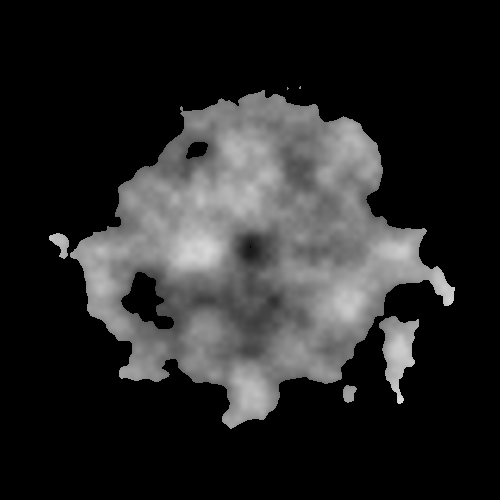
Frame 1 (no input)
Frame 60 (no input): identical to frame 1, image omitted
Frame 120 (the mouse pressed at the canvas centre since frame 60): identical to frame 1, image omitted

The p5.js sketch that drew this single still picture (run headless with seeded random() and noise() and a simulated clock; from frame 60 on, the mouse is pressed at the canvas centre):

// p5.js sketch
// ── sketch.js
let heights = [];

let res = 500;
let scale = 10;
let ocean = 0.1;
let size = 1;

function setup() {
  createCanvas(res, res);

  generate();
  render();
}

function draw() {

}

function generate() {
  heights = [];
  for (let x = 0; x < res; x++) {
    heights[x] = [];
    for (let y = 0; y < res; y++) {
      heights[x][y] = getHeight(x, y);
    }
  }
}

function render() {
  for (let x = 0; x < res; x++) {
    for (let y = 0; y < res; y++) {
      let c = color(heights[x][y], heights[x][y], heights[x][y]);
      set(x, y, c);
    }
  }
  updatePixels();
}

function getHeight(x, y) {
  let d = distance_squared(x, y);

  x *= scale;
  y *= scale;

  let n = noise(x / res, y / res);
  
  if (n > ocean + d / size) {
    return n * 255;
  } else {
    return 0; 
  }

  //return d * 255;
}

function distance_squared(x, y) {
    dx = 2 * x / res - 1
    dy = 2 * y / res - 1
    return dx*dx + dy*dy
}
